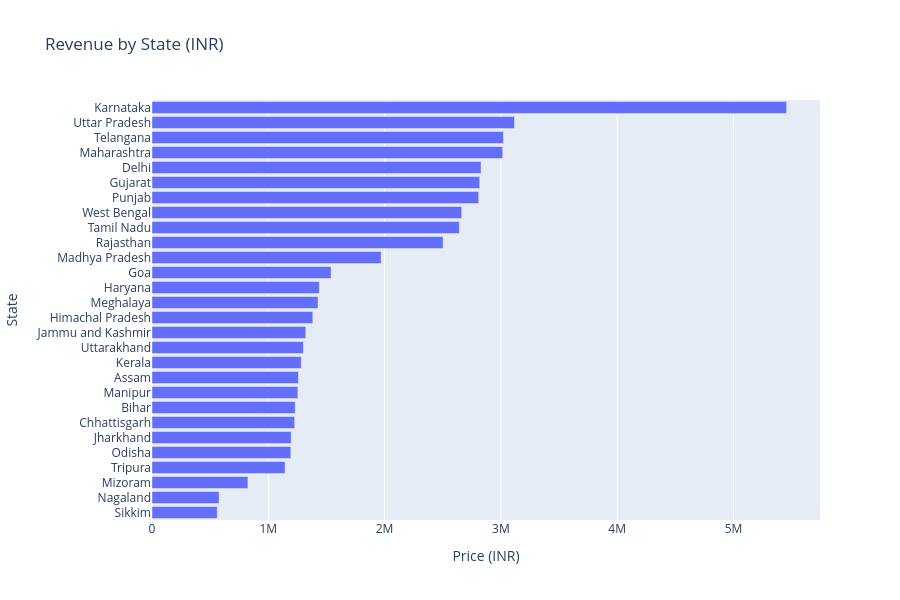

The notebook cell saved with this chart:
### Markdown cell above
## Total Sales by State

### Code cell
fig = px.bar(
    df.groupby('State',as_index=False)['Price (INR)'].sum()
    .sort_values('Price (INR)',ascending=False),
    x='Price (INR)',
    y='State',
    orientation='h',
    title='Revenue by State (INR)'
)
fig.update_layout(height=600,yaxis=dict(autorange='reversed'))
fig.show()

### Figure 1 — Plotly figure (JSON) as saved in the notebook; plotly's stock layout.template omitted (floating-point values rounded to 4 significant figures)
{"data": [{"hovertemplate": "Price (INR)=%{x}<br>State=%{y}<extra></extra>", "legendgroup": "", "marker": {"color": "#636efa", "pattern": {"shape": ""}}, "name": "", "orientation": "h", "showlegend": false, "textposition": "auto", "type": "bar", "x": [5457000.0, 3117000.0, 3022000.0, 3016000.0, 2829000.0, 2818000.0, 2809000.0, 2663000.0, 2643000.0, 2503000.0, 1970000.0, 1539000.0, 1438000.0, 1428000.0, 1383000.0, 1323000.0, 1302000.0, 1284000.0, 1259000.0, 1254000.0, 1232000.0, 1227000.0, 1197000.0, 1194000.0, 1144000.0, 824900.0, 576800.0, 561000.0], "xaxis": "x", "y": ["Karnataka", "Uttar Pradesh", "Telangana", "Maharashtra", "Delhi", "Gujarat", "Punjab", "West Bengal", "Tamil Nadu", "Rajasthan", "Madhya Pradesh", "Goa", "Haryana", "Meghalaya", "Himachal Pradesh", "Jammu and Kashmir", "Uttarakhand", "Kerala", "Assam", "Manipur", "Bihar", "Chhattisgarh", "Jharkhand", "Odisha", "Tripura", "Mizoram", "Nagaland", "Sikkim"], "yaxis": "y"}], "layout": {"barmode": "relative", "height": 600, "legend": {"tracegroupgap": 0}, "title": {"text": "Revenue by State (INR)"}, "xaxis": {"anchor": "y", "domain": [0, 1], "title": {"text": "Price (INR)"}}, "yaxis": {"anchor": "x", "autorange": "reversed", "domain": [0, 1], "title": {"text": "State"}}}}
